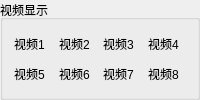
              <widget class="QGroupBox" name="groupBox_2">
               <property name="title">
                <string>视频显示</string>
               </property>
               <layout class="QVBoxLayout" name="verticalLayout_10">
                <property name="sizeConstraint">
                 <enum>QLayout::SetNoConstraint</enum>
                </property>
                <item>
                 <layout class="QGridLayout" name="gridLayout">
                  <item row="1" column="0">
                   <widget class="QLabel" name="label_9">
                    <property name="text">
                     <string>视频5</string>
                    </property>
                    <property name="scaledContents">
                     <bool>true</bool>
                    </property>
                   </widget>
                  </item>
                  <item row="0" column="1">
                   <widget class="QLabel" name="label_6">
                    <property name="text">
                     <string>视频2</string>
                    </property>
                    <property name="scaledContents">
                     <bool>true</bool>
                    </property>
                   </widget>
                  </item>
                  <item row="1" column="4">
                   <widget class="QLabel" name="label_12">
                    <property name="text">
                     <string>视频8</string>
                    </property>
                    <property name="scaledContents">
                     <bool>true</bool>
                    </property>
                   </widget>
                  </item>
                  <item row="0" column="3">
                   <widget class="QLabel" name="label_7">
                    <property name="text">
                     <string>视频3</string>
                    </property>
                    <property name="scaledContents">
                     <bool>true</bool>
                    </property>
                   </widget>
                  </item>
                  <item row="0" column="0">
                   <widget class="QLabel" name="label_5">
                    <property name="text">
                     <string>视频1</string>
                    </property>
                    <property name="scaledContents">
                     <bool>true</bool>
                    </property>
                   </widget>
                  </item>
                  <item row="0" column="4">
                   <widget class="QLabel" name="label_8">
                    <property name="text">
                     <string>视频4</string>
                    </property>
                    <property name="scaledContents">
                     <bool>true</bool>
                    </property>
                   </widget>
                  </item>
                  <item row="1" column="3">
                   <widget class="QLabel" name="label_11">
                    <property name="text">
                     <string>视频7</string>
                    </property>
                    <property name="scaledContents">
                     <bool>true</bool>
                    </property>
                   </widget>
                  </item>
                  <item row="1" column="1">
                   <widget class="QLabel" name="label_10">
                    <property name="text">
                     <string>视频6</string>
                    </property>
                    <property name="scaledContents">
                     <bool>true</bool>
                    </property>
                   </widget>
                  </item>
                 </layout>
                </item>
               </layout>
              </widget>
